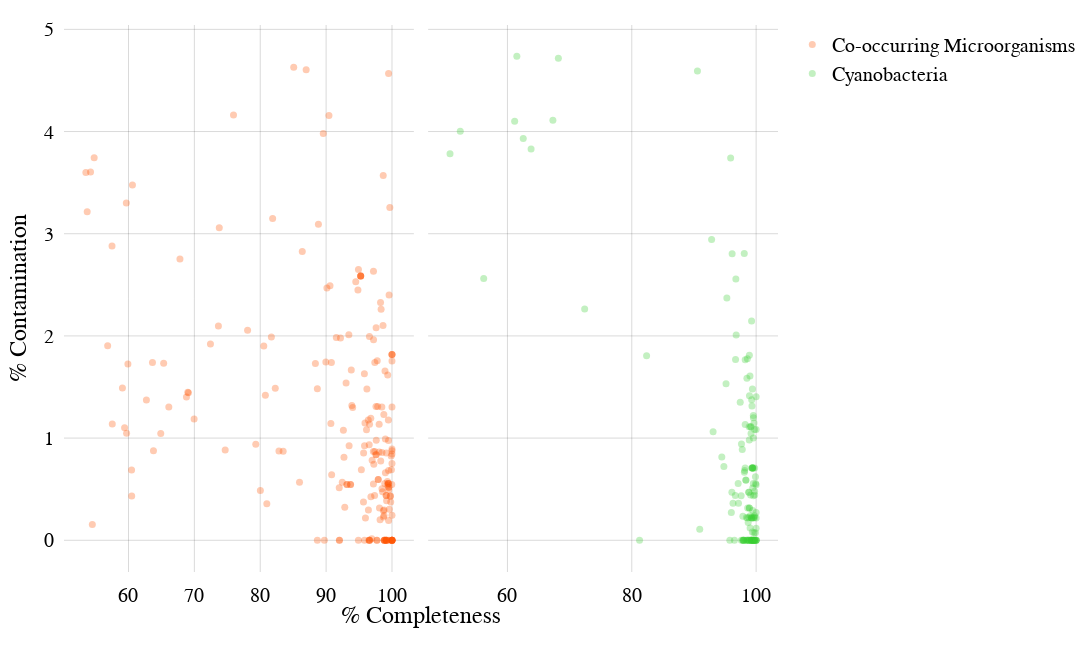

This figure's notebook cell:
### Code cell
def make_traces():
    s, o = 7, 0.3
    return [
        go.Scatter(
            y=cont(oth),
            x=comp(oth),
            mode='markers',
            marker=dict(
                size=s,
                color='#FF5500',
                opacity=o
            ),
            name="Co-occurring Microorganisms"
        ),
        go.Scatter(
            y=cont(cy),
            x=comp(cy),
            mode='markers',
            marker=dict(
                size=s,
                color='#3ACC33',
                opacity=o
            ),
            name="Cyanobacteria"
        )
    ]
fig = sp.make_subplots(
    rows=1, cols=2, shared_xaxes=True, shared_yaxes=True, horizontal_spacing=0.02,
    x_title="% Completeness"
)
for i, tr in enumerate(make_traces()):
    fig.add_trace(tr, row=1, col=i+1)
_layout = layout.copy()
_layout.update(dict(
    xaxis2=dict_update(axis_desc, dict(title="")),
    xaxis=dict_update(axis_desc, dict(title="")),
    yaxis=dict_update(axis_desc, dict(title="% Contamination")),
))

fig.update_annotations(font_size=24)
fig.update_layout(go.Layout(**_layout))
fig.show()

### Figure 1 — Plotly figure (JSON) as saved in the notebook; plotly's stock layout.template omitted (floating-point values rounded to 4 significant figures; data arrays with more than 128 entries replaced by an {"elided": "..."} marker saying what was removed)
{"data": [{"marker": {"color": "#FF5500", "opacity": 0.3, "size": 7}, "mode": "markers", "name": "Co-occurring Microorganisms", "type": "scatter", "x": {"elided": "208 float values"}, "xaxis": "x", "y": {"elided": "208 float values"}, "yaxis": "y"}, {"marker": {"color": "#3ACC33", "opacity": 0.3, "size": 7}, "mode": "markers", "name": "Cyanobacteria", "type": "scatter", "x": {"elided": "141 float values"}, "xaxis": "x2", "y": {"elided": "141 float values"}, "yaxis": "y2"}], "layout": {"annotations": [{"font": {"size": 24}, "showarrow": false, "text": "% Completeness", "x": 0.5, "xanchor": "center", "xref": "paper", "y": 0, "yanchor": "top", "yref": "paper", "yshift": -30}], "autosize": false, "font": {"color": "black", "family": "Times New Roman", "size": 20}, "height": 650, "margin": {"b": 25, "l": 25, "pad": 5, "r": 25, "t": 25}, "plot_bgcolor": "white", "width": 1300, "xaxis": {"anchor": "y", "domain": [0, 0.49], "gridcolor": "rgba(0, 0, 0, 0.15)", "linecolor": "rgba(0, 0, 0, 0)", "title": {"text": ""}, "zerolinecolor": "rgba(0, 0, 0, 0.15)", "zerolinewidth": 1}, "xaxis2": {"anchor": "y2", "domain": [0.51, 1], "gridcolor": "rgba(0, 0, 0, 0.15)", "linecolor": "rgba(0, 0, 0, 0)", "title": {"text": ""}, "zerolinecolor": "rgba(0, 0, 0, 0.15)", "zerolinewidth": 1}, "yaxis": {"anchor": "x", "domain": [0, 1], "gridcolor": "rgba(0, 0, 0, 0.15)", "linecolor": "rgba(0, 0, 0, 0)", "title": {"text": "% Contamination"}, "zerolinecolor": "rgba(0, 0, 0, 0.15)", "zerolinewidth": 1}, "yaxis2": {"anchor": "x2", "domain": [0, 1], "gridcolor": "rgba(0, 0, 0, 0.15)", "linecolor": "rgba(0, 0, 0, 0)", "matches": "y", "showticklabels": false, "zerolinecolor": "rgba(0, 0, 0, 0.15)", "zerolinewidth": 1}}}
